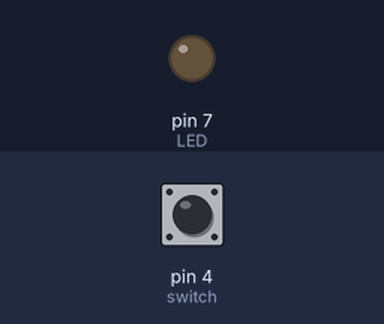
Simulated run of this sketch. Board: Arduino Uno, built with avr-gcc and run on an emulated ATmega328P. On the bench: output pins drawn as LEDs (lit = HIGH). Inputs (shaded band) come from the test bench; at power-on: pin 4 (switch) HIGH.

Above: at 1.2 s.
1.3 s: pin 4 (switch) pulled LOW for 0.15 s
At 1.37 s:
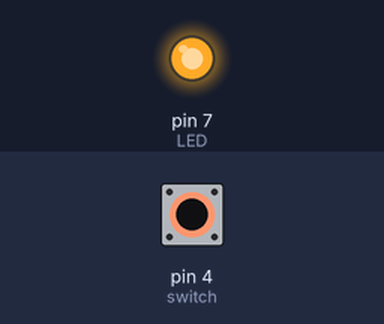
2.9 s: pin 4 (switch) pulled LOW for 3.2 s
At 6.5 s:
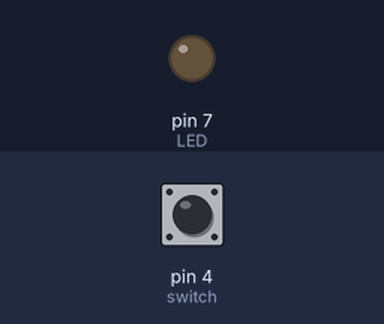
Timing chart, 0 to 8.0 s (numbered marks = the images above; inputs shaded):
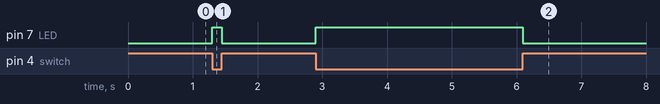

Measured:
- after the input at 1.3 s, pin 7 (LED): LOW → HIGH at once, → LOW 0.15 s later
- after the input at 2.9 s, pin 7 (LED): LOW → HIGH at once, → LOW 3.2 s later

The sketch:

LED.ino
```cpp
void setup() {
  // put your setup code here, to run once:
pinMode(4,INPUT_PULLUP);
pinMode(7,OUTPUT); //LED
}

void loop() {
if(digitalRead(4)==LOW){// Reading the switch to be on
 digitalWrite(7,HIGH);} // light the LED

else{
  digitalWrite(7,LOW);} //LED off
}
  // put your main code here, to run repeatedly:
```
